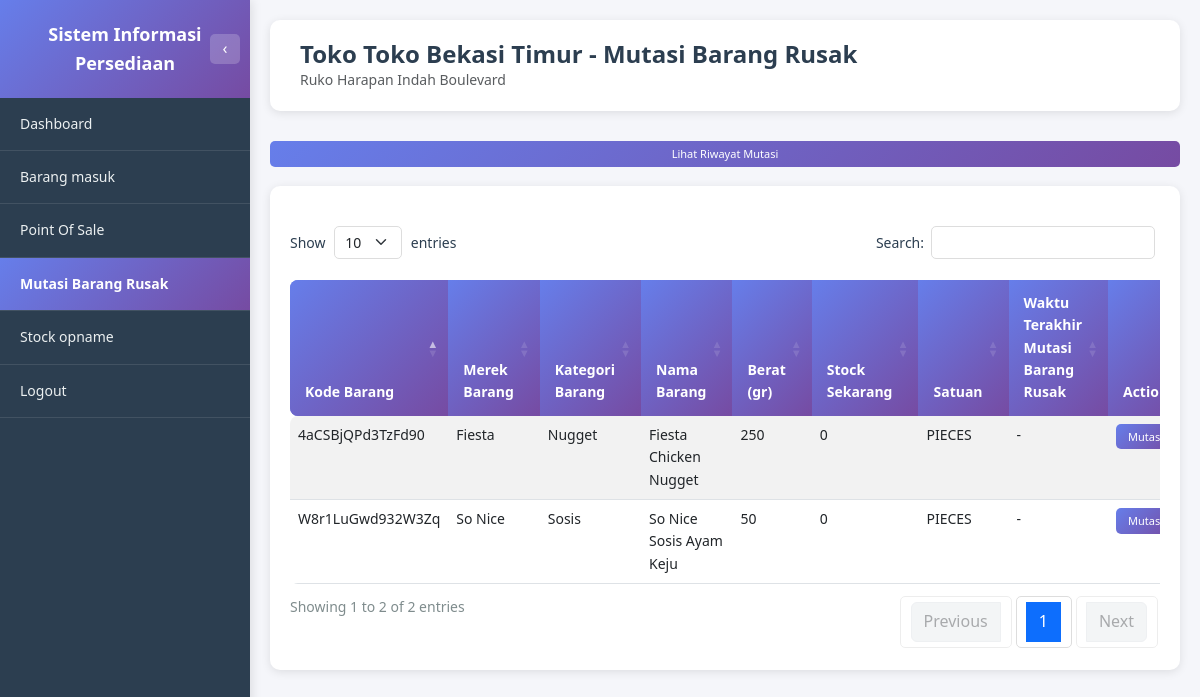
The page /toko/mutasi_barang_rusak.php (signed in) on the database as committed earlier.
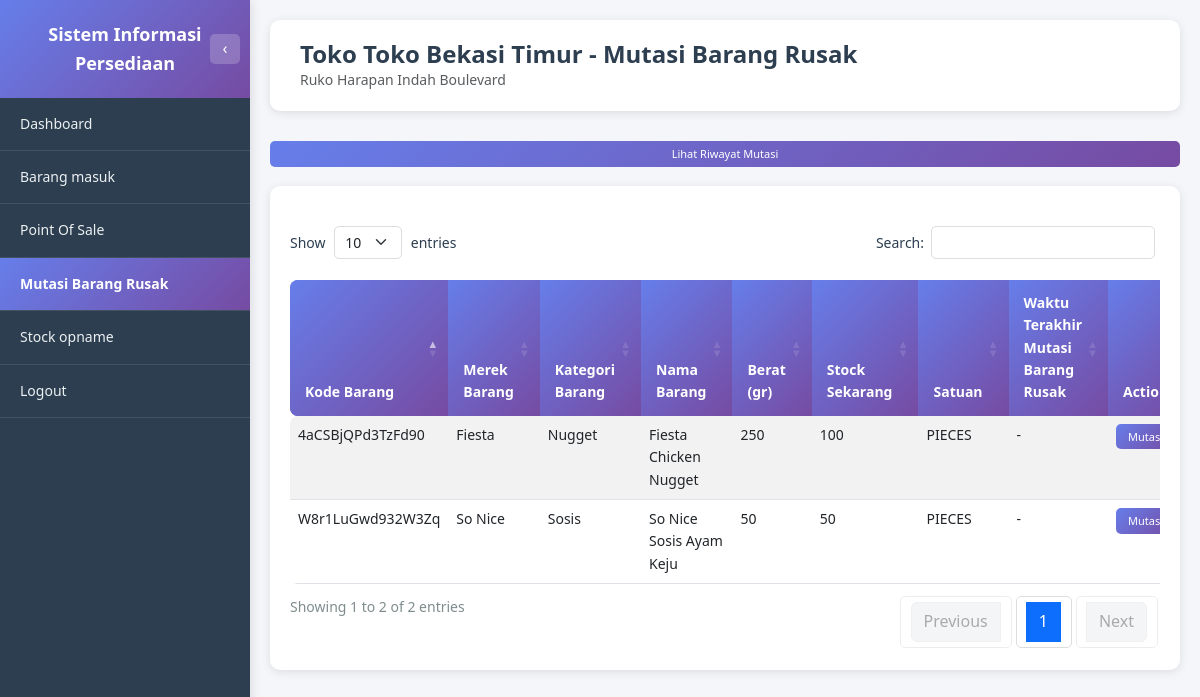
The same page on the database as committed later.
### tables this page shows
CREATE TABLE STOCK (
      KD_BARANG              VARCHAR(16) NOT NULL,
      KD_LOKASI              VARCHAR(8) NOT NULL,
      UPDATED_BY             VARCHAR(8),
      JUMLAH_BARANG          INT,
      JUMLAH_MIN_STOCK       INT,
      JUMLAH_MAX_STOCK       INT,
      SATUAN                 ENUM('PIECES', 'DUS'),
      LAST_UPDATED           TIMESTAMP DEFAULT CURRENT_TIMESTAMP ON UPDATE CURRENT_TIMESTAMP,
      PRIMARY KEY (KD_BARANG, KD_LOKASI)
   );

CREATE TABLE MASTER_BARANG (
      KD_BARANG                    VARCHAR(16) NOT NULL,
      KD_KATEGORI_BARANG           VARCHAR(8),
      KD_SUPPLIER                  VARCHAR(8),
      KD_MEREK_BARANG              VARCHAR(8),
      NAMA_BARANG                  VARCHAR(256),
      BERAT                        INT,
      AVG_HARGA_BELI_PIECES        DECIMAL(20,2),
      HARGA_JUAL_BARANG_PIECES     DECIMAL(20,2),
      SATUAN_PERDUS                INT,
      GAMBAR_BARANG                VARCHAR(512),
      LAST_UPDATED                 TIMESTAMP DEFAULT CURRENT_TIMESTAMP ON UPDATE CURRENT_TIMESTAMP,
      STATUS                       ENUM('AKTIF', 'TIDAK AKTIF'),
      PRIMARY KEY (KD_BARANG)
   );

### toko/mutasi_barang_rusak.php (the view, shortened to what the changed rows need)
<?php
require_once '../dbconnect.php';
$user_id = $_SESSION['user_id'];
$query_user = "SELECT u.ID_USERS, u.KD_LOKASI, ml.NAMA_LOKASI
               FROM USERS u
               LEFT JOIN MASTER_LOKASI ml ON u.KD_LOKASI = ml.KD_LOKASI
               WHERE u.ID_USERS = ?";
$stmt_user = $conn->prepare($query_user);
$stmt_user->bind_param("s", $user_id);
$stmt_user->execute();
$result_user = $stmt_user->get_result();
$user_data = $result_user->fetch_assoc();
$kd_lokasi = $user_data['KD_LOKASI'];
$nama_lokasi = $user_data['NAMA_LOKASI'] ?? 'Toko';
$query_stock = "SELECT
    s.KD_BARANG,
    mb.NAMA_BARANG,
    mb.BERAT,
    COALESCE(mm.NAMA_MEREK, '-') as NAMA_MEREK,
    COALESCE(mk.NAMA_KATEGORI, '-') as NAMA_KATEGORI,
    s.JUMLAH_BARANG as STOCK_SEKARANG,
    s.SATUAN,
    (
        SELECT MAX(mbr.WAKTU_MUTASI)
        FROM MUTASI_BARANG_RUSAK mbr
        WHERE mbr.KD_BARANG = s.KD_BARANG AND mbr.KD_LOKASI = s.KD_LOKASI
    ) as WAKTU_TERAKHIR_MUTASI
FROM STOCK s
INNER JOIN MASTER_BARANG mb ON s.KD_BARANG = mb.KD_BARANG
LEFT JOIN MASTER_MEREK mm ON mb.KD_MEREK_BARANG = mm.KD_MEREK_BARANG
LEFT JOIN MASTER_KATEGORI_BARANG mk ON mb.KD_KATEGORI_BARANG = mk.KD_KATEGORI_BARANG
WHERE s.KD_LOKASI = ?
ORDER BY s.KD_BARANG ASC";
$stmt_stock = $conn->prepare($query_stock);
$stmt_stock->bind_param("s", $kd_lokasi);
$stmt_stock->execute();
$result_stock = $stmt_stock->get_result();
function formatWaktuTerakhirMutasi($waktu) {
    if (empty($waktu) || $waktu == null) {
        return '-';
    }
    $bulan = [
        1 => 'Januari', 2 => 'Februari', 3 => 'Maret', 4 => 'April',
        5 => 'Mei', 6 => 'Juni', 7 => 'Juli', 8 => 'Agustus',
        9 => 'September', 10 => 'Oktober', 11 => 'November', 12 => 'Desember'
    ];
    $timezone = new DateTimeZone('Asia/Jakarta');
    $date = new DateTime($waktu, $timezone);
    $tanggal_formatted = $date->format('d') . ' ' . $bulan[(int)$date->format('m')] . ' ' . $date->format('Y');
    $waktu_formatted = $date->format('H:i') . ' WIB';
    $selisih_text = '';
    return $tanggal_formatted . ' ' . $waktu_formatted . ' (' . $selisih_text . ')';
}
?>
<!DOCTYPE html>
<html lang="id">
<head>
    <link href="https://cdn.jsdelivr.net/npm/bootstrap@5.3.0/dist/css/bootstrap.min.css" rel="stylesheet">
    <link href="https://cdn.datatables.net/1.13.7/css/dataTables.bootstrap5.min.css" rel="stylesheet">
    <link href="https://cdn.jsdelivr.net/npm/sweetalert2@11/dist/sweetalert2.min.css" rel="stylesheet">
    <link href="../assets/css/style.css" rel="stylesheet">
</head>
<body class="dashboard-body">
    <div class="main-content">
        <div class="page-header">
            <h1 class="page-title">Toko <?php echo htmlspecialchars($nama_lokasi); ?> - Mutasi Barang Rusak</h1>
        </div>
        <div class="table-section">
            <div class="table-responsive">
                <table id="tableMutasiBarangRusak" class="table table-custom table-striped table-hover">
                    <thead>
                        <tr>
                            <th>Kode Barang</th>
                            <th>Merek Barang</th>
                            <th>Kategori Barang</th>
                            <th>Nama Barang</th>
                            <th>Berat (gr)</th>
                            <th>Stock Sekarang</th>
                            <th>Satuan</th>
                            <th>Waktu Terakhir Mutasi Barang Rusak</th>
                            <th>Action</th>
                        </tr>
                    </thead>
                    <tbody>
                        <?php if ($result_stock && $result_stock->num_rows > 0): ?>
                            <?php while ($row = $result_stock->fetch_assoc()): ?>
                                <tr>
                                    <td><?php echo htmlspecialchars($row['KD_BARANG']); ?></td>
                                    <td><?php echo htmlspecialchars($row['NAMA_MEREK']); ?></td>
                                    <td><?php echo htmlspecialchars($row['NAMA_KATEGORI']); ?></td>
                                    <td><?php echo htmlspecialchars($row['NAMA_BARANG']); ?></td>
                                    <td><?php echo number_format($row['BERAT'], 0, ',', '.'); ?></td>
                                    <td><?php echo number_format($row['STOCK_SEKARANG'], 0, ',', '.'); ?></td>
                                    <td><?php echo htmlspecialchars($row['SATUAN']); ?></td>
                                    <td><?php echo formatWaktuTerakhirMutasi($row['WAKTU_TERAKHIR_MUTASI']); ?></td>
                                    <td>
                                        <button class="btn-view btn-sm" onclick="bukaModalMutasi('<?php echo htmlspecialchars($row['KD_BARANG']); ?>', '<?php echo htmlspecialchars($row['NAMA_MEREK']); ?>', '<?php echo htmlspecialchars($row['NAMA_KATEGORI']); ?>', '<?php echo htmlspecialchars($row['NAMA_BARANG']); ?>', <?php echo $row['BERAT']; ?>, <?php echo $row['STOCK_SEKARANG']; ?>, '<?php echo htmlspecialchars($row['SATUAN']); ?>')">Mutasi</button>
                                    </td>
                                </tr>
                            <?php endwhile; ?>
                        <?php else: ?>
                            <tr>
                                <td colspan="9" class="text-center text-muted">Tidak ada data stock</td>
                            </tr>
                        <?php endif; ?>
                    </tbody>
                </table>
            </div>
        </div>
    </div>
</body>
</html>

Rows that differ between the two databases and show on the page:
changed stock "4aCSBjQPd3TzFd90": JUMLAH_BARANG "0" → "100"
changed stock "W8r1LuGwd932W3Zq": JUMLAH_BARANG "0" → "50"
